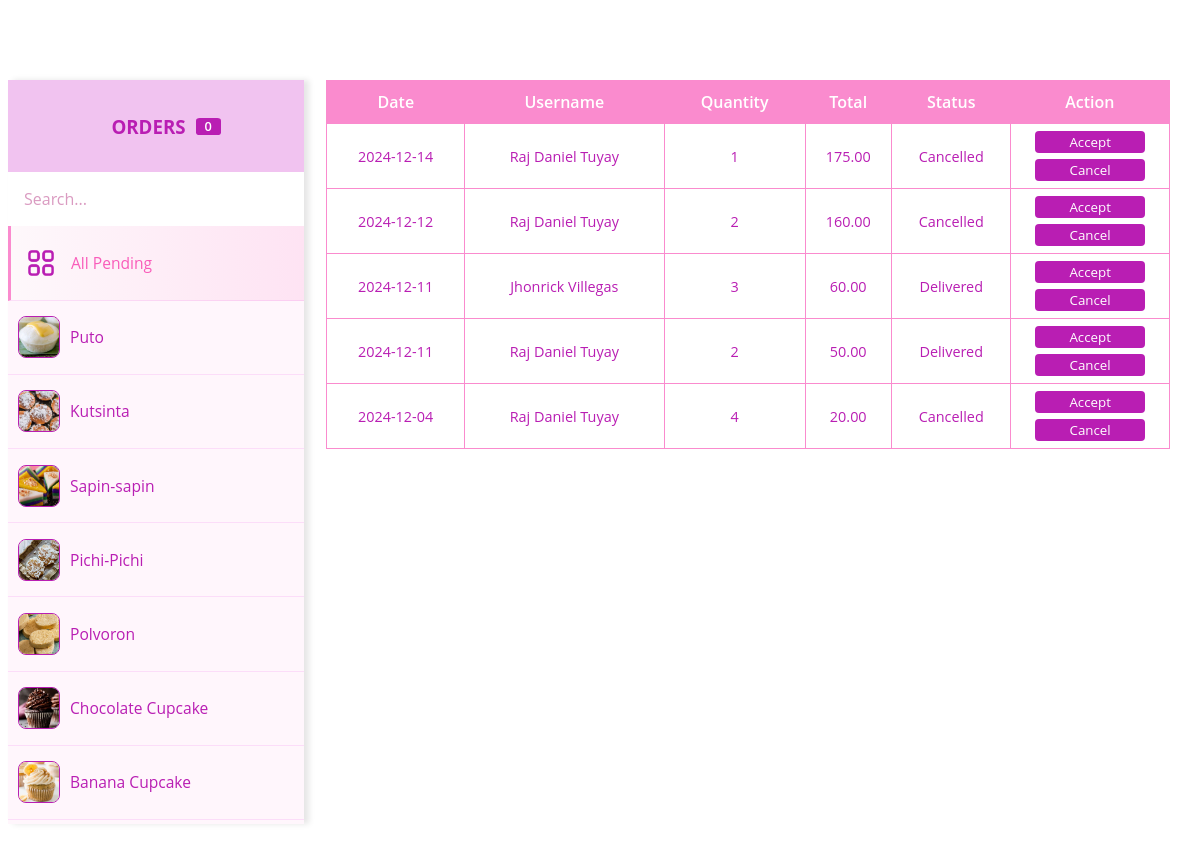
/PHP/admin-pending.php, run on the app's committed database.
### tables this page shows
CREATE TABLE `tbl_products` (
  `prod_id` int(11) NOT NULL,
  `prod_name` varchar(50) NOT NULL,
  `prod_price` float NOT NULL,
  `product_description` text NOT NULL,
  `stock_quantity` int(11) NOT NULL,
  `status` enum('Available','Unavailable') NOT NULL DEFAULT 'Available',
  `category_id` int(11) NOT NULL,
  `prod_image` varchar(255) NOT NULL,
  `created_at` timestamp NOT NULL DEFAULT current_timestamp()
);

CREATE TABLE `tbl_user` (
  `user_id` int(11) NOT NULL,
  `email` varchar(30) NOT NULL,
  `password` varchar(255) NOT NULL,
  `created_at` timestamp NOT NULL DEFAULT current_timestamp(),
  `firstname` varchar(30) NOT NULL,
  `middlename` varchar(30) NOT NULL,
  `lastname` varchar(30) NOT NULL,
  `age` int(3) NOT NULL,
  `username` varchar(30) NOT NULL,
  `contact_no` varchar(15) NOT NULL,
  `gender` enum('Male','Female','','') NOT NULL,
  `birthday` date NOT NULL,
  `display_photo` varchar(255) NOT NULL DEFAULT 'sample-profile.png'
);

CREATE TABLE `tbl_order_items` (
  `order_item_id` int(11) NOT NULL,
  `order_id` int(11) NOT NULL,
  `prod_id` int(11) NOT NULL,
  `package` enum('Box of 6','Box of 12') NOT NULL,
  `quantity` int(3) NOT NULL,
  `price` decimal(10,2) NOT NULL
);

CREATE TABLE `tbl_orders` (
  `order_id` int(11) NOT NULL,
  `user_id` int(11) NOT NULL,
  `order_date` timestamp NOT NULL DEFAULT current_timestamp(),
  `total_amount` decimal(10,2) NOT NULL,
  `status` enum('Pending','Delivered','Cancelled') NOT NULL DEFAULT 'Pending'
);

### PHP/admin-pending.php (the view, shortened to what this page needs)
<div id="mother-div">
    <div id="customers-nav">
        <div id="tag-queries">
            <h3 style="color: #B91EB3;">Orders</h3>
            <?php
            $query = "SELECT COUNT(DISTINCT tbl_orders.order_id) AS user_count FROM tbl_orders WHERE status = 'Pending'";
            $result = mysqli_query($connection, $query);
            $userCount = 0;
            if ($result && $row = mysqli_fetch_assoc($result)) {
                $userCount = $row['user_count'];
            }
            ?>
            <p class="notif"><?php echo $userCount; ?></p>
        </div>
        <input type="text" name="search" id="search-query" placeholder="Search..." onInput="filterProducts(this.value)">
        <button id="all-products-btn" class="customer-id active" data-product="all">
            <img id="icon-all" src="../IMG/icon-all.png" alt="All">
            <h3>All Pending</h3>
        </button>
        <?php
        $query = "SELECT * FROM tbl_products";
        $result = mysqli_query($connection, $query);
        while ($row = mysqli_fetch_assoc($result)) {
        ?>
            <button class="customer-id" data-product="<?php echo $row['prod_id']; ?>" data-name="<?php echo strtolower($row['prod_name']); ?>">
                <img src="<?php echo "../IMG/Products/" . $row['prod_image'] ?>" alt="User">
                <h3><?php echo $row['prod_name'] ?></h3>
            </button>
        <?php } ?>
    </div>
    <div id="chat-box">
        <div id="content">
            <table id="order-list">
                <tr id="row-heads">
                    <th>Date</th>
                    <th>Username</th>
                    <th>Quantity</th>
                    <th>Total</th>
                    <th>Status</th>
                    <th>Action</th>
                </tr>
                <?php
                $query = "SELECT
                          DATE(tbl_orders.order_date) AS order_date,
                          tbl_products.prod_name,
                          tbl_user.firstname,
                          tbl_user.lastname,
                          tbl_order_items.quantity,
                          tbl_orders.total_amount,
                          tbl_orders.status
                          FROM tbl_products
                          JOIN tbl_order_items ON tbl_products.prod_id = tbl_order_items.prod_id
                          JOIN tbl_orders ON tbl_order_items.order_id = tbl_orders.order_id
                          JOIN tbl_user ON tbl_orders.user_id = tbl_user.user_id ORDER BY tbl_orders.order_date DESC;";
                $result = mysqli_query($connection, $query);
                while ($row = mysqli_fetch_assoc($result)) {
                ?>
                    <tr id="row-orders">
                        <td><?php echo $row['order_date'] ?></td>
                        <td><?php echo $row['firstname'] . " " . $row['lastname'] ?></td>
                        <td><?php echo $row['quantity'] ?></td>
                        <td><?php echo $row['total_amount'] ?></td>
                        <td><?php echo $row['status'] ?></td>
                        <td id="td-action">
                            <button id="btn-accept">Accept</button>
                            <button id="btn-cancel">Cancel</button>
                        </td>
                    </tr>
                <?php } ?>
            </table>
        </div>
    </div>
</div>

### PHP/admin-pending.php (style rules this page uses)
* { font-family: 'Open Sans'; color: #B91EB3; }
#mother-div { width: 100%; height: auto; display: flex; align-items: center; justify-content: center; flex-wrap: wrap; padding-top: 7vh; }
#customers-nav { width: 25%; max-height: 93vh; height: 93vh; overflow-x: hidden; overflow-y: auto; display: flex; align-items: flex-start; justify-content: flex-start; flex-direction: column; background-color: #fff6fc; box-shadow: 5px 0 6px rgba(0, 0, 0, 0.1); }
#customers-nav #search-query { width: 100%; padding: 2vh; font-size: 1rem; border: none; }
#customers-nav #search-query::placeholder { color: #da9bc1; }
#tag-queries { width: 100%; padding: 15px 10px; display: flex; align-items: center; justify-content: center; gap: 10px; background-color: #f1c3f0; cursor: default; color: #f95cba; text-transform: uppercase; user-select: none; }
.notif { width: 25px; display: flex; align-items: center; justify-content: center; height: 17px; font-weight: 600; font-size: 0.8rem; border-radius: 15%; color: white; background-color: #B91EB3; }
.customer-id { width: 100%; padding: 10px; display: flex; align-items: center; justify-content: flex-start; gap: 10px; background-color: transparent; border: none; border-bottom: 1px solid #e333dd20; cursor: pointer; color: #B91EB3; transition: opacity 0.3s ease, transform 0.3s ease; transform: scale(1); }
.customer-id.active { border-left: 3px solid rgb(250, 139, 206); background: linear-gradient(to right, rgb(254, 248, 251) 0%, rgb(254, 227, 243) 100%); }
.customer-id.active h3 { color: #f95cba; }
.customer-id img { width: 40px; height: 40px; border: 1px solid #B91EB3; border-radius: 1vh; }
.customer-id #icon-all { width: 40px; height: 40px; border: none; }
.customer-id h3 { font-weight: 500; }
#chat-box { width: 75%; max-height: 93vh; height: 93vh; overflow-y: auto; padding-top: 2vh; padding-bottom: 2vh; }
#content { width: 95%; height: auto; margin: auto; display: flex; justify-content: flex-start; align-items: flex-start; flex-wrap: wrap; flex-direction: column; overflow-x: auto; }
#order-list { width: 100%; border-radius: 10px; border: none; border-collapse: collapse; border-spacing: 0; }
#row-heads { background-color: #FA8BCE; border: 1px solid #FA8BCE; }
#row-heads th { color: white; font-weight: 600; text-align: center; padding: 10px 5px; }
#row-orders td { color: #B91EB3; font-size: 0.9rem; border: 1px solid #FA8BCE; font-weight: 400; text-align: center; padding: 0; margin: 0; }
#row-orders #td-action { padding: 4px 0; vertical-align: middle; }
#row-orders #td-action button { box-sizing: border-box; color: white; background-color: #B91EB3; border: none; width: 70%; margin: 3px 0; padding: 2px 0; user-select: none; cursor: pointer; border-radius: 0.5vh; }

### data on the page
tbl_products: prod_image (picture), prod_name "Puto"
tbl_products: prod_image (picture), prod_name "Kutsinta"
tbl_products: shows a picture, prod_name "Sapin-sapin"
tbl_products: prod_image (picture), prod_name "Pichi-Pichi", order_date "2024-12-12", tbl_user.firstname "Raj Daniel", tbl_user.lastname "Tuyay", tbl_order_items.quantity "2", tbl_orders.total_amount "160.00", tbl_orders.status "Cancelled"
tbl_products: prod_image (picture), prod_name "Polvoron", order_date "2024-12-04", tbl_user.firstname "Raj Daniel", tbl_user.lastname "Tuyay", tbl_order_items.quantity "4", tbl_orders.total_amount "20.00", tbl_orders.status "Cancelled"
tbl_products: prod_image (picture), prod_name "Chocolate Cupcake", order_date "2024-12-14", tbl_user.firstname "Raj Daniel", tbl_user.lastname "Tuyay", tbl_order_items.quantity "1", tbl_orders.total_amount "175.00", tbl_orders.status "Cancelled", order_date "2024-12-11", tbl_user.firstname "Jhonrick", tbl_user.lastname "Villegas", tbl_order_items.quantity "3", tbl_orders.total_amount "60.00", tbl_orders.status "Delivered"
tbl_products: prod_image (picture), prod_name "Banana Cupcake"
tbl_products: order_date "2024-12-11", tbl_user.firstname "Raj Daniel", tbl_user.lastname "Tuyay", tbl_order_items.quantity "2", tbl_orders.total_amount "50.00", tbl_orders.status "Delivered"

### other printed values
$userCount "0"
